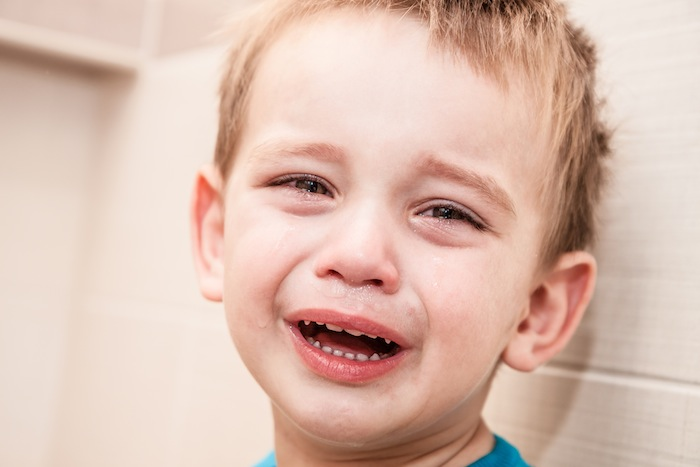
#> input picture skin_detector/sample.jpg, 700 x 467 px, given in place of the camera
$ python skin_detector.py
#> lines starting #> are read from the running program, lines starting #| are printed output that depends on the picture; after the words box and inside, x2 and y2 are one past the last pixel; in counts of white or black regions, pixels touching at a corner belong together
# PyImageSearch: Skin detector
# Reference: https://www.pyimagesearch.com/2014/08/18/skin-detection-step-step-example-using-python-opencv/

import numpy as np
import argparse
import cv2
import imutils

ap = argparse.ArgumentParser()
# ap.add_arguments("-i", "--image", "path to the image")
ap.add_argument("-v", "--video",
	help = "path to the (optional) video file")
args = vars(ap.parse_args())

# define the lower and upper boundaries of the HSV pixel intensities
# to be considered as skin
# NOTE: This is NOT RGB color space.
lower = np.array([0, 48, 80], dtype = "uint8")
upper = np.array([20, 255, 255], dtype = "uint8")

if not args.get("video", False):
    camera = cv2.VideoCapture(0)
else:
    camera = cv2.VideoCapture(args["video"])

# Keep looping over the frames in the video
while True:
	# grab the current frame
	(grabbed, frame) = camera.read()
#> frame is the input picture: shape (467, 700, 3); mean B, G, R 176.5, 189.8, 219.7

	# if we are viewing a video and we did not grab a
	# frame, then we have reached the end of the video
	if args.get("video") and not grabbed:
		break

	# resize the frame, convert it to the HSV color space,
	# and determine the HSV pixel intensities that fall into
	# the speicifed upper and lower boundaries
	frame = imutils.resize(frame, width = 400)
#> frame: shape (266, 400, 3)
	converted = cv2.cvtColor(frame, cv2.COLOR_BGR2HSV)
#> converted: shape (266, 400, 3); mean H, S, V 11.2, 55.4, 220.2
	skinMask = cv2.inRange(converted, lower, upper)
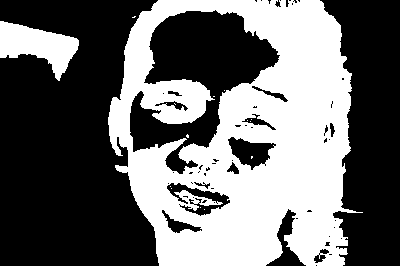
#> skinMask: shape (266, 400); 42% white; 15 white regions (13 under 20 px), largest, box (x1, y1, x2, y2) and area: (108, 0, 363, 266) 42208, (0, 21, 79, 81) 2431

	# apply a series of erosions and dilations to the mask
	# using an elliptical kernel
	kernel = cv2.getStructuringElement(cv2.MORPH_ELLIPSE, (11, 11))
	skinMask = cv2.erode(skinMask, kernel, iterations = 2)
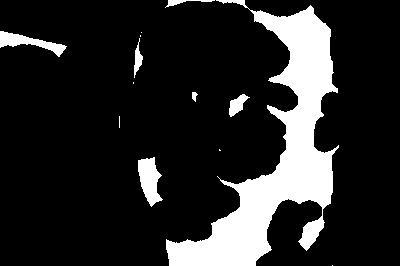
#> skinMask: shape (266, 400); 15.8% white; 13 white regions (6 under 20 px), largest, box (x1, y1, x2, y2) and area: (166, 0, 339, 266) 14798, (138, 157, 163, 207) 754, (0, 31, 67, 57) 634
	skinMask = cv2.dilate(skinMask, kernel, iterations = 2)
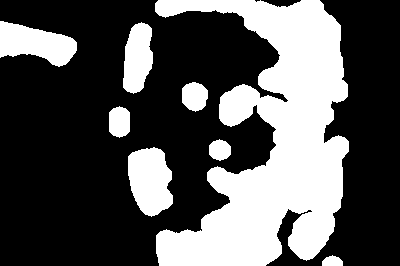
#> skinMask: shape (266, 400); 33.5% white; 8 white regions, largest, box (x1, y1, x2, y2) and area: (155, 0, 349, 266) 27708, (128, 147, 173, 217) 2380, (0, 21, 77, 67) 2212

	# blur the mask to help remove noise, then apply the
	# mask to the frame
	skinMask = cv2.GaussianBlur(skinMask, (3, 3), 0)
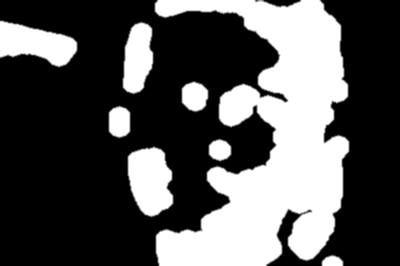
#> skinMask: shape (266, 400); min 0, max 255, mean 85.4
	skin = cv2.bitwise_and(frame, frame, mask = skinMask)
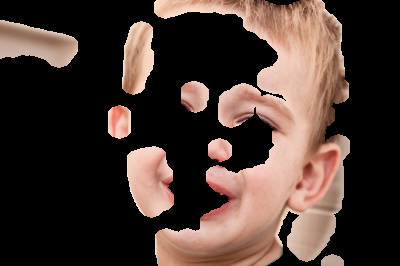
#> skin: shape (266, 400, 3); mean B, G, R 49.5, 56.2, 72.7

	# show the skin in the image along with the mask
	cv2.imshow("images", np.hstack([frame, skin]))
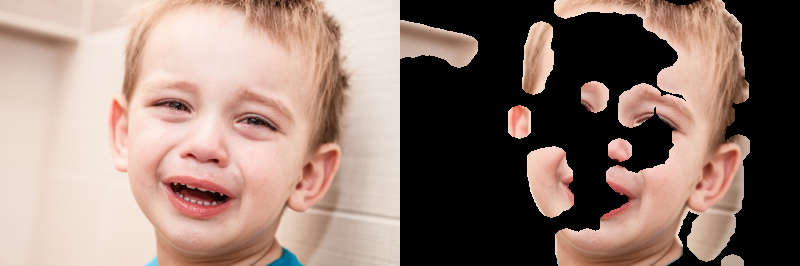
#> window 'images': shape (266, 800, 3); mean B, G, R 113, 123, 146.2

	# if the 'q' key is pressed, stop the loop
	if cv2.waitKey(1) & 0xFF == ord("q"):
#> (key q is pressed here)
		break

# cleanup the camera and close any open windows
camera.release()
cv2.destroyAllWindows()
